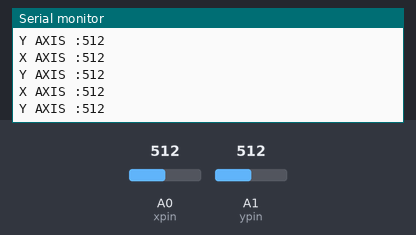
A sketch run on a simulated Arduino Uno, built with avr-gcc and run on an emulated ATmega328P. Shown: the last lines printed to the serial monitor. The test bench sets the inputs (shaded band); at power-on: A0 (xpin) = 512, A1 (ypin) = 512. No radio packets arrive unless stated.

Above: at 4.2 s.
4.3 s: A0 (xpin) set to 370
At 4.41 s:
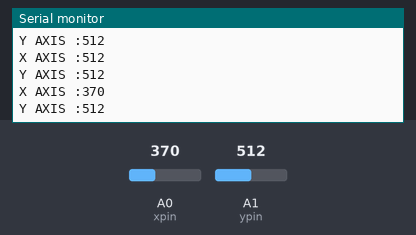
5.8 s: A0 (xpin) set to 360
At 5.92 s:
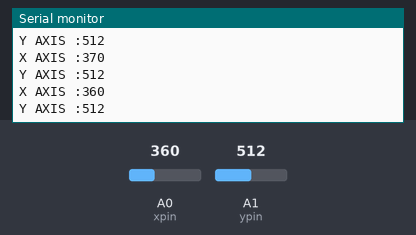
7.3 s: A1 (ypin) set to 104
At 7.44 s:
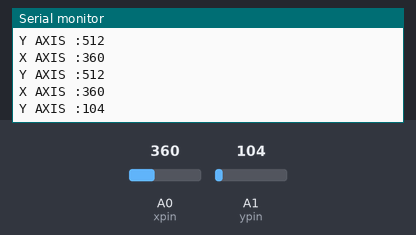
10.3 s: A1 (ypin) set to 89
At 10.36 s:
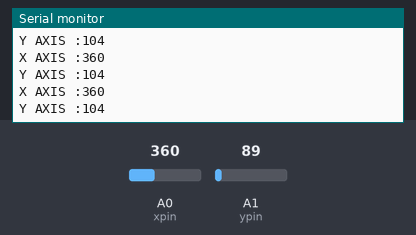
Timing chart, 0 to 12.8 s (numbered marks = the images above; inputs shaded):
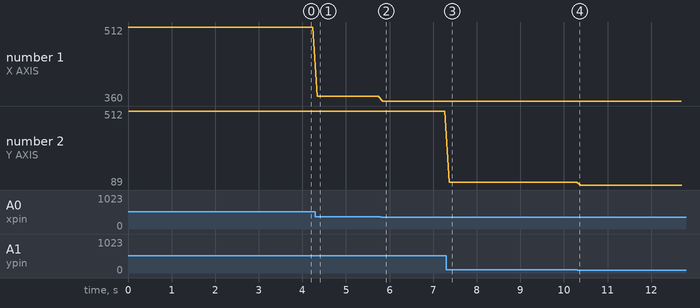

Measured:
- after the input at 4.3 s, the serial monitor: prints a new line at once (image 1)
- after the input at 5.8 s, the serial monitor: prints a new line after 0.05 s (image 2)
- after the input at 7.3 s, the serial monitor: prints a new line after 0.07 s (image 3)
- plotted number 1: 512 → 370 after the input at 4.3 s, 370 → 360 after the input at 5.8 s
- plotted number 2: 512 → 104 after the input at 7.3 s, 104 → 89 after the input at 10.3 s

The sketch:

GYRO_WITH_NRF_CAR_TX.ino
```cpp
#include <SPI.h>
#include <nRF24L01.h>
#include <RF24.h>
#define enA 1
#define enB 6
int xpin = A0;
int ypin = A1;
int xval = 0;
int yval = 0;
int motorSpeedA = 0;
int motorSpeedB = 0;
RF24 radio(7, 8);  // CE, CSN

const byte address[6] = "00001";

void setup() {
  pinMode(xpin, INPUT);
  pinMode(ypin, INPUT);
  radio.begin();
  radio.openWritingPipe(address);
  radio.setPALevel(RF24_PA_MIN);
  radio.stopListening();
  Serial.begin(9600);
}

void loop() {
  xval = analogRead(xpin);
  yval = analogRead(ypin);
  Serial.print("X AXIS :");
  Serial.println(xval);
  Serial.print("Y AXIS :");
  Serial.println(yval);
  delay(100);

  if (xval > 300 && xval < 350 && yval > 310 && yval < 360) {
    const char msg[] = "0";
    radio.write(&msg, sizeof(msg));
    delay(100);
  }
  if (yval > 310 && yval < 360) {
    if (xval < 320) {
      const char msg[] = "1";
      //  motorSpeedA = map(yval, 300, 0, 0, 200);
      //   motorSpeedB = map(yval, 300, 0, 0, 200);
      radio.write(&msg, sizeof(msg));
      delay(100);
    }
    if (xval > 360) {
      const char msg[] = "2";
      // motorSpeedA = map(xval, 380, 1023, 0, 200);
      // motorSpeedB = map(xval, 380, 1023, 0, 200);
      radio.write(&msg, sizeof(msg));
      delay(100);
    }


  } else {
    if (xval > 300 && xval < 350) {
      if (yval < 310) {
        const char msg[] = "3";
        // motorSpeedA = map(yval, 300, 0, 0, 200);
        // motorSpeedB = map(yval, 300, 0, 0, 200);
        radio.write(&msg, sizeof(msg));
        delay(100);
      }

      if (yval > 360) {
        const char msg[] = "4";
        // motorSpeedA = map(yval, 350,500 , 0, 200);
        // motorSpeedB = map(yval, 350, 500, 0, 200);
        radio.write(&msg, sizeof(msg));
        delay(100);

      }


    }
  }
//   if(motorSpeedA < 30){motorSpeedA = 0;}
// if(motorSpeedB < 30){motorSpeedB = 0;}

// analogWrite(enA, motorSpeedA); // Send PWM signal to motor A
// analogWrite(enB, motorSpeedB);
}
```
